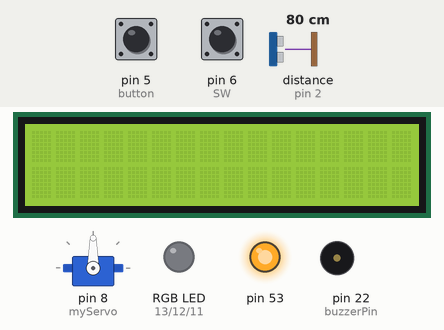
Bench run of a sketch on a simulated Arduino Mega 2560, built with avr-gcc and run on an emulated ATmega2560. Parts: 16×2 character LCD, servo, an RGB LED mixed from three pins (HIGH = lit), output pins drawn as LEDs (lit = HIGH), buzzer (waves = sounding, pin HIGH). Inputs (shaded band) come from the test bench; at power-on: pin 5 (button) HIGH, pin 6 (SW) HIGH, distance to the obstacle (sensor on pin 2) 80 cm. The echo pulse lasts 58.3 µs per cm; pins used as bus, display or sensor lines are not drawn; what the sketch prints to the serial monitor is not drawn.

Above: at 1.3 s.
1.4 s: pin 5 (button) pulled LOW for 0.15 s
At 2.4 s:
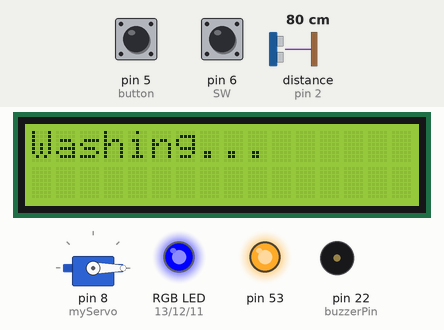
At 10.4 s:
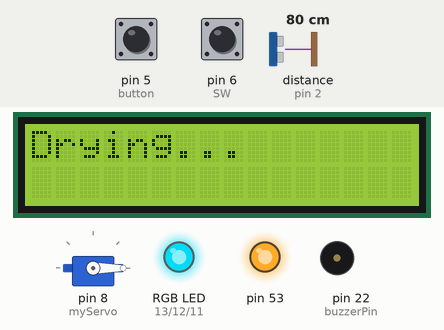
Timing chart, 0 to 28.0 s (numbered marks = the images above; inputs shaded):
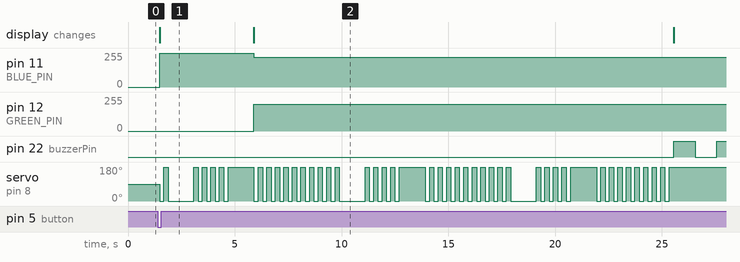

The sketch:

bullshit.ino
```cpp
#include <Servo.h>
#include <LiquidCrystal_I2C.h>
#include <Wire.h>
#include <SPI.h>
#include <MFRC522.h>
#include <Keypad.h>

char keys[4][4] = {
  {'1', '2', '3', 'A'},
  {'4', '5', '6', 'B'},
  {'7', '8', '9', 'C'},
  {'*', '0', '#', 'D'}
};
MFRC522 mfrc522(10, 9);   // Create MFRC522 instance
Servo myServo;
LiquidCrystal_I2C lcd(0x27, 16, 2);
const int button = 5;
#define RED_PIN 13
#define GREEN_PIN 12
#define BLUE_PIN 11
#define CLK 19
#define DT 18
#define SW 6
const int tapPin = A0;
const int buzzerPin = 22;
const int trigPin = 3;
const int echoPin = 2;
byte rowPins[4] = {37, 36, 35, 34};
byte colPins[4] = {33, 32, 31, 30};

//volatile int encoderValue = 0;
//int lastEncoderValue = 0;
//int lastButtonState = HIGH; // Button not pressed
//int buttonState;
Keypad keypad = Keypad(makeKeymap(keys), rowPins, colPins, 4, 4);

const int noteC = 261;
const int noteD = 294;
const int noteE = 329;
const int noteF = 349;
const int noteG = 392;
const int noteA = 440;
const int noteB = 493;
const int noteC_High = 523;

// Define the melody for the song (e.g., "Twinkle Twinkle Little Star")
int melody[] = {
  noteC, noteC, noteG, noteG, noteA, noteA, noteG,
  noteF, noteF, noteE, noteE, noteD, noteD, noteC,
  noteG, noteG, noteF, noteF, noteE, noteE, noteD,
  noteG, noteG, noteF, noteF, noteE, noteE, noteD,
  noteC, noteC, noteG, noteG, noteA, noteA, noteG,
  noteF, noteF, noteE, noteE, noteD, noteD, noteC
};

// Define the note durations: 4 = quarter note, 8 = eighth note, etc.
int noteDurations[] = {
  4, 4, 4, 4, 4, 4, 2,
  4, 4, 4, 4, 4, 4, 2,
  4, 4, 4, 4, 4, 4, 2,
  4, 4, 4, 4, 4, 4, 2,
  4, 4, 4, 4, 4, 4, 2,
  4, 4, 4, 4, 4, 4, 2
};

void setup() {
  Serial.begin(9600);
  SPI.begin();               // Init SPI bus
  mfrc522.PCD_Init();        // Init MFRC522
  // Initialize the LCD with the I2C address
  lcd.init();
  // Turn on the backlight
  lcd.backlight();
  pinMode(tapPin, INPUT);
  pinMode(button,INPUT_PULLUP);
  pinMode(buzzerPin, OUTPUT);
  pinMode(RED_PIN, OUTPUT);
  pinMode(GREEN_PIN, OUTPUT);
  pinMode(BLUE_PIN, OUTPUT);
  pinMode(CLK, INPUT);
  pinMode(DT, INPUT);
  pinMode(SW, INPUT_PULLUP);
  myServo.attach(8);
  pinMode(trigPin, OUTPUT);
  pinMode(echoPin, INPUT);

  Serial.println("System initialized. Waiting for RFID card...");
}

void loop() {

  char key = keypad.getKey();
    if (key) {
    if (key == 'D') {
      playSong();
    } else {
      playNote(key);
    }
    Serial.println(key);
  }

  if (mfrc522.PICC_IsNewCardPresent() && mfrc522.PICC_ReadCardSerial()) {
    Serial.println("RFID card detected.");
    delay(50);
    setRGBColor(0, 225, 0); //red
    lcd.clear();
    lcd.print("Load clothes");
    delay(3000);
    lcd.clear();
    lcd.print("Close the door");
     while (!digitalRead(tapPin)) {
      delay(100); // Wait until tap module senses door closed
    }
    Serial.println("Tap detected");
    delay(100);
    lcd.clear();
    lcd.print("What service?");
    lcd.setCursor(0, 1);
    lcd.print("1:Wash 2:Dry");
//    int potButtonState = digitalRead(SW);
//    int buttonState = digitalRead(button);

//   if (potButtonState == LOW) {
//    Serial.println("pot pressed");
//    lcd.clear();
//    lcd.print("Drying...");
//    delay(50);
//    startDrying();
//    } else if (buttonState == LOW) {
//    Serial.println("bottun pressed");
//    lcd.clear();
//    lcd.print("Washing...");
//    delay(50);
//   startWashing();
//    }
  }

  if (digitalRead(SW) == LOW) {
     Serial.println("pot pressed");
     delay(50);
     startDrying();
     signalCompletion();
  } else if (digitalRead(button) == LOW) {
     Serial.println("bottun pressed");
     delay(50);
     startWashing();
     signalCompletion();
  }
}

void startWashing() {
  lcd.clear();
  lcd.print("Washing...");
  setRGBColor(0, 0, 255);  // Set RGB to blue
  Serial.println("Washing started.");
  int cycles = determineCycles();
  for (int i = 0; i < cycles; i++) {
    myServo.write(0);
    delay(200);
    myServo.write(180);
    delay(200);
    myServo.write(0);
    delay(1000);
    for (int j = 0; j < 5; j++) {
      myServo.write(0);
      delay(200);
      myServo.write(180);
      delay(200);
    }
  delay(1000);
  startDrying();
  }
}

void startDrying() {
  lcd.clear();
  lcd.print("Drying...");
  setRGBColor(0, 200, 225); //purple
  int cycles = determineCycles();
  for (int i = 0; i < cycles; i++) {
    for (int j = 0; j < 3; j++) {
      myServo.write(0);
      delay(200);
      myServo.write(180);
      delay(200);
    }
  }
}

  int determineCycles() {
  long duration;
  int distance;

  // Send a 10us pulse to the trigger pin
  digitalWrite(trigPin, LOW);
  delayMicroseconds(2);
  digitalWrite(trigPin, HIGH);
  delayMicroseconds(10);
  digitalWrite(trigPin, LOW);

  // Read the echo pin and calculate the duration
  duration = pulseIn(echoPin, HIGH);
  distance = duration * 0.034 / 2;

  Serial.print("Distance: ");
  Serial.print(distance);
  Serial.println(" cm");

  if (distance <= 5) {
    return 1; // If distance is less than or equal to 5 cm
  } else if (distance <= 20) {
    return 2; // If distance is between 6 cm and 20 cm
  } else {
    return 3; // If distance is more than 21 cm
  }
}

void signalCompletion() {
  lcd.clear();
  lcd.print("Take out clothes");
  for (int i = 0; i < 3; i++) {
    digitalWrite(buzzerPin, HIGH);
    delay(1000);
    digitalWrite(buzzerPin, LOW);
    delay(1000);
  }
  delay(2000);
  setRGBColor(255, 0, 0);  // Set RGB to green
  lcd.clear();
  lcd.print("Thank you");
  delay(2000);
  lcd.clear();
}

void setRGBColor(int red, int green, int blue) {
  analogWrite(RED_PIN, red);
  analogWrite(GREEN_PIN, green);
  analogWrite(BLUE_PIN, blue);
}

//void updateEncoder() {
//  int clkState = digitalRead(CLK);
//  int dtState = digitalRead(DT);

 // if (clkState != dtState) {
 //   encoderValue++;
 // } else {
 //   encoderValue--;
//  }
//}

void playNote(char key) {
  switch (key) {
    case '1': tone(buzzerPin, noteC, 200); break;
    case '2': tone(buzzerPin, noteD, 200); break;
    case '3': tone(buzzerPin, noteE, 200); break;
    case 'A': tone(buzzerPin, noteF, 200); break;
    case '4': tone(buzzerPin, noteG, 200); break;
    case '5': tone(buzzerPin, noteA, 200); break;
    case '6': tone(buzzerPin, noteB, 200); break;
    case 'B': tone(buzzerPin, noteC_High, 200); break;
    case '7': tone(buzzerPin, noteC / 2, 200); break; // Lower octave C
    case '8': tone(buzzerPin, noteD / 2, 200); break; // Lower octave D
    case '9': tone(buzzerPin, noteE / 2, 200); break; // Lower octave E
    case 'C': tone(buzzerPin, noteF / 2, 200); break; // Lower octave F
    case '*': tone(buzzerPin, noteG / 2, 200); break; // Lower octave G
    case '0': tone(buzzerPin, noteA / 2, 200); break; // Lower octave A
    case '#': tone(buzzerPin, noteB / 2, 200); break; // Lower octave B
    default: break;
  }
}

void playSong() {
  int melodyLength = sizeof(melody) / sizeof(melody[0]);
  for (int i = 0; i < melodyLength; i++) {
    int noteDuration = 1000 / noteDurations[i];
    tone(buzzerPin, melody[i], noteDuration);
    int pauseBetweenNotes = noteDuration * 1.30;
    delay(pauseBetweenNotes);
    noTone(buzzerPin);
  }
}
```

Measured:
- after the input at 1.4 s, pin 11 (BLUE_PIN): 0/255 → 255/255 after 0.08 s, → 225/255 4.4 s later; pin 12 (GREEN_PIN): 0/255 → 200/255 after 4.5 s
